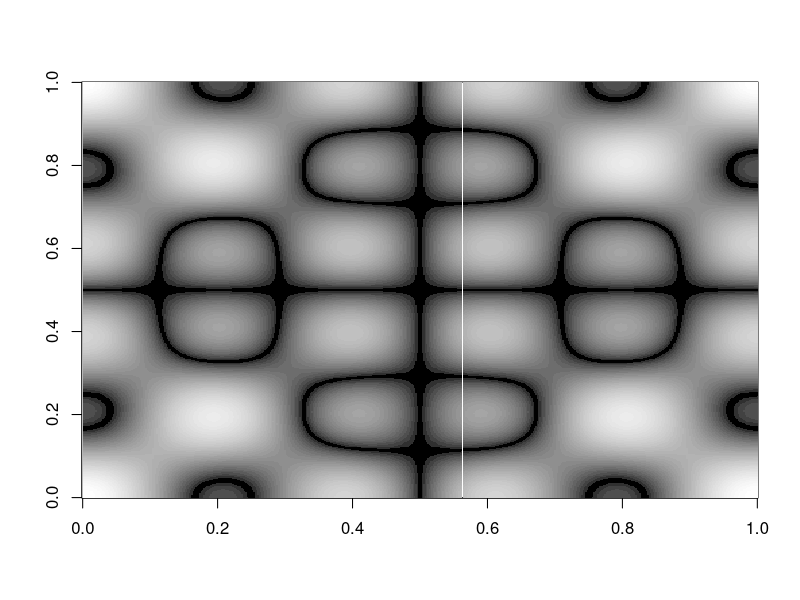

Write the R code that produced this figure.

# Generates an image similar to a "chladni Figure." chladni Figures are nodal patterns
# that occur on vibrating surfaces.

# chladni_example2.r uses cosine, to mimic a surface that is fixed at its center, rather
# than at its sides.

# The surface is modeled as a matrix, each point representing the 
# displacement of the surface while vibrating.
# The vibration is modled as the sum of a set of terms, each of which
# is a product of cos waves - one along the x direction, one along the y direction.
# The cos wave terms have different frequencies - starting with the 
# 'fundamental' frequency (wavelength is 1/2 the length of the surface),
# and followed by various 'harmonics'. 

t <- 0:500
f <- 2*pi/500
i <- 0
chladni  <- rep(1, 501) # first row is one, as cos(0) = 1

# Now add 500 more rows, first factor in each term varies as we go across a row (from t)
# second factor of each term varies as we go down a column (from i)
for ( i in 1:500) { 
  chladni  <- rbind(chladni , # comment out different factors below to generate
                              # a variety of images
                    + cos(1/2*f*t)*cos(1/2*f*i) 
                    #+ cos(f*t)*cos(f*i)  
                    #+ cos(3/2*f*t)*cos(3/2*f*i)  
                    # + cos(2*f*t)*cos(2*f*i)
                    + cos(5/2*f*t)*cos(5/2*f*i)
                    #+ cos(3*f*t)*cos(3*f*i)
                    #+ cos(7/2*f*t)*cos(7/2*f*i)
                    #+ cos(4*f*t)*cos(4*f*i)
                    #+ cos(9/2*f*t)*cos(9/2*f*i)
  )
}
# Reset the graph layout in case it was previously set elsewhere.
par(mfrow=c(1,1))

# We want the matrix to record just the displacement of each
# point, not whether it happens to be up or down - in a standing
# wave the non nodal areas oscillate between positive and negative.
# So just take the absolute value of each point.
chladni <- abs(chladni)

# use the image or contour functions to display the results
image(chladni, col=grey.colors(40, start=0, end=1))
#contour(chladni)